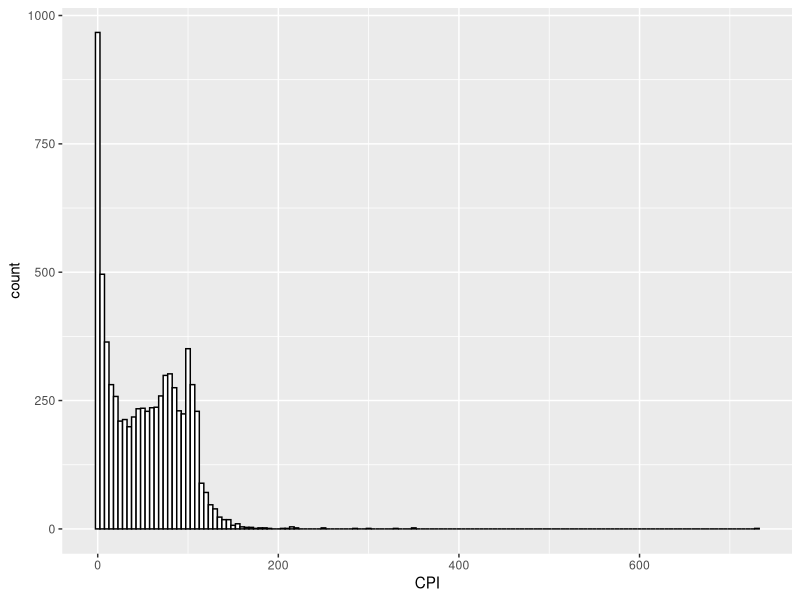
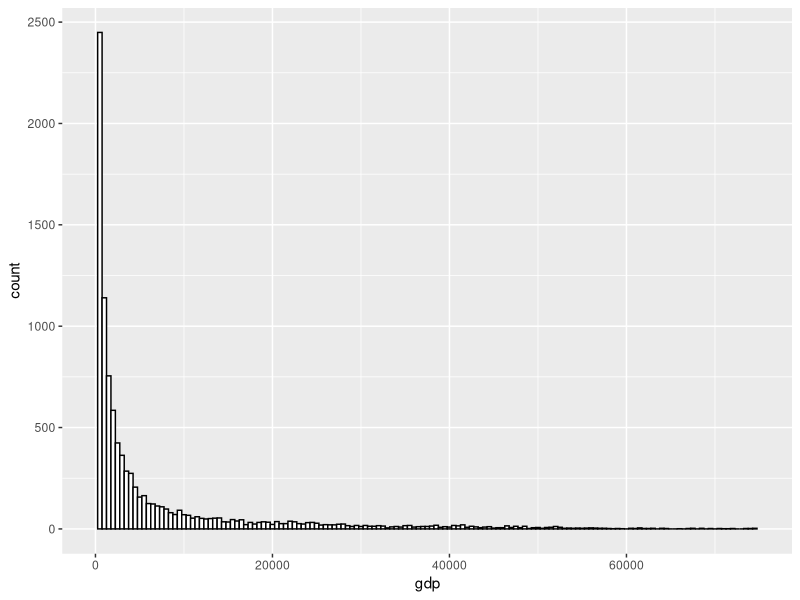
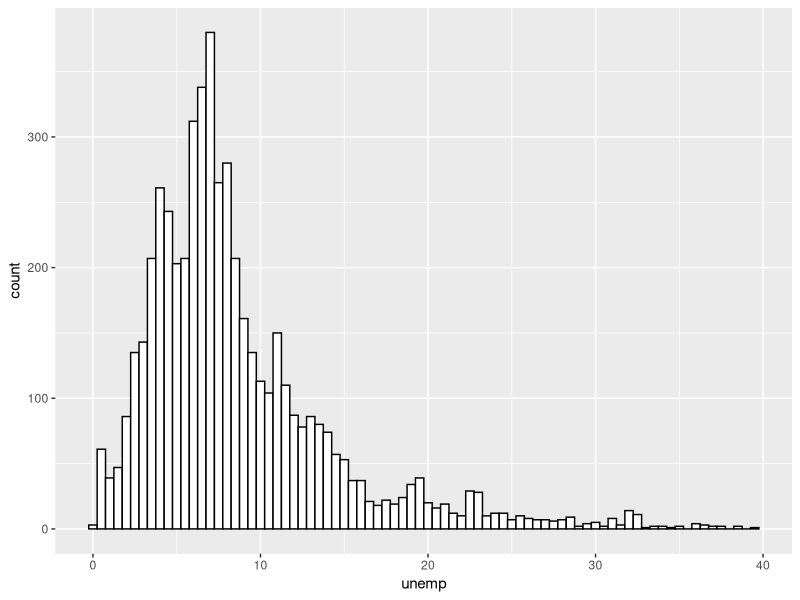
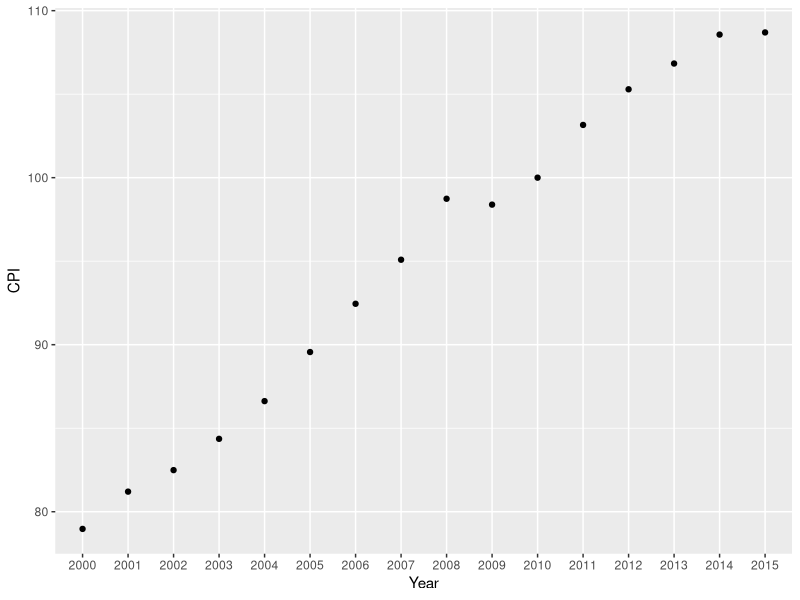
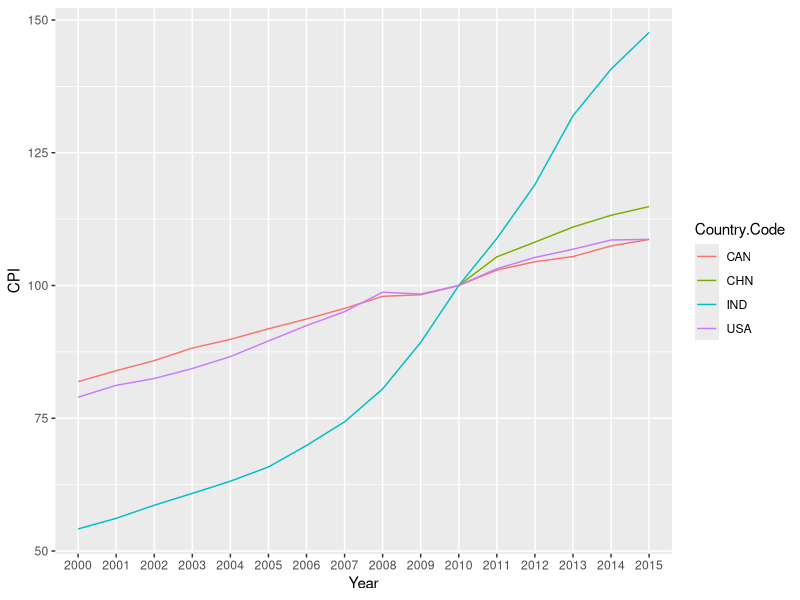
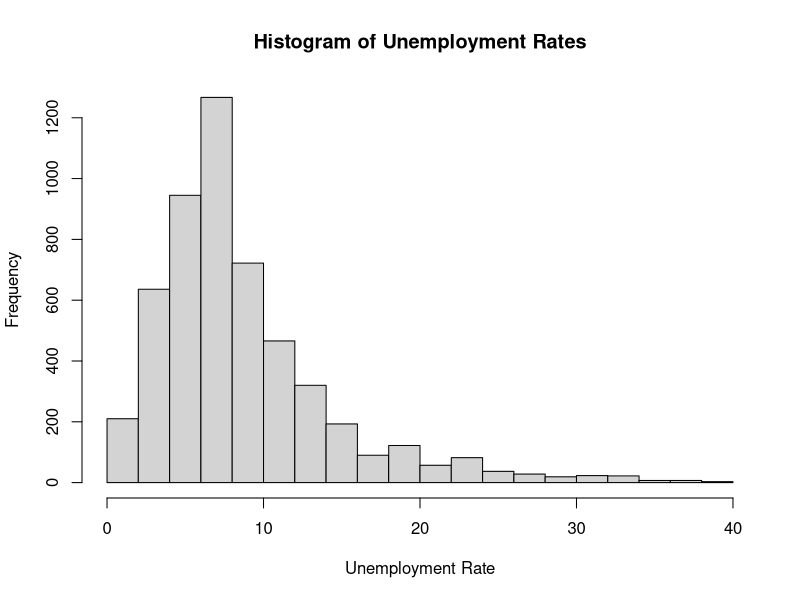
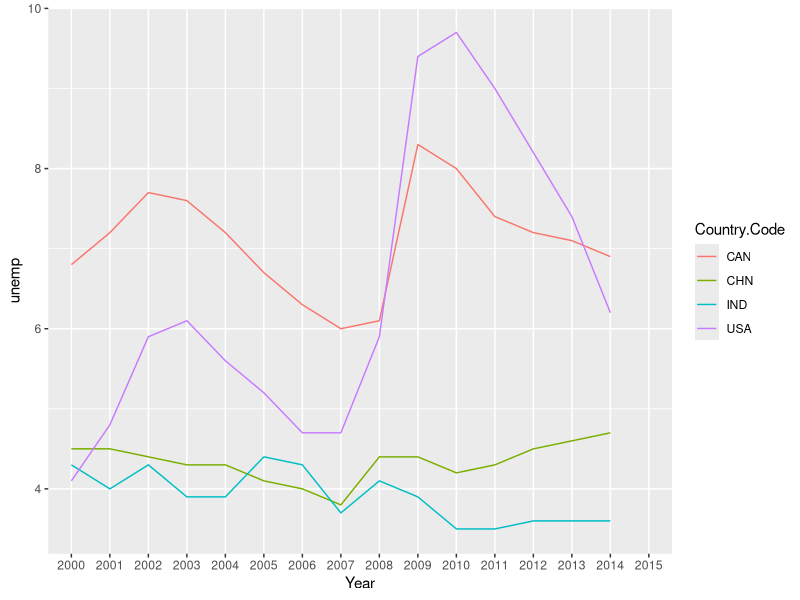

These charts were generated, in order, by the following R code:
## ---- chunk 1
knitr::opts_chunk$set(echo = TRUE)
library(ggplot2)
library(tidyr)
library(dplyr)
## ---- chunk 2
cpi = read.csv("CPI_World_Bank.csv",check.names = FALSE)
#Get country and indicator column names and remove spaces using make.names
country_indicator_names <- make.names(names(cpi[c(1:4)])) 
#country_indicator_names

#Get year column names
year_column_names <- names(cpi[c(5:ncol(cpi))])
#year_column_names

#Reassign the modified column names to actual column names
names(cpi) <- c(country_indicator_names,year_column_names)
names(cpi)

#Gather all year column names into a new column called Year and assign its values to a column called CPI
clean_cpi <- gather(cpi,Year,CPI,-Country.Name,-Country.Code,-Indicator.Name,-Indicator.Code)
cpi_data <- clean_cpi[,!colnames(clean_cpi) %in% c("Indicator.Name","Indicator.Code")]
head(clean_cpi)


cpi = read.csv("CPI_World_Bank.csv",check.names = FALSE)
#Get country and indicator column names and remove spaces using make.names
country_indicator_names <- make.names(names(cpi[c(1:4)]))
#country_indicator_names

#Get year column names
year_column_names <- names(cpi[c(5:ncol(cpi))])
#year_column_names

#Reassign the modified column names to actual column names
names(cpi) <- c(country_indicator_names,year_column_names)
names(cpi)

#Gather all year column names into a new column called Year and assign its values to a column called CPI
clean_cpi <- gather(cpi,Year,CPI,-Country.Name,-Country.Code,-Indicator.Name,-Indicator.Code)
cpi_data <- clean_cpi[,!colnames(clean_cpi) %in% c("Indicator.Name","Indicator.Code")]
head(cpi_data)

unemp = read.csv("Unemployment_ILO.csv",check.names = FALSE)
country_indicator_names <- make.names(names(unemp[c(1:4)])) 
#country_indicator_names

#Get year column names
year_column_names <- names(unemp[c(5:ncol(unemp))])
#year_column_names

#Reassign the modified column names to actual column names
names(unemp) <- c(country_indicator_names,year_column_names)
names(unemp)

#Gather all year column names into a new column called Year and assign its values to a column called unemp
clean_unemp <- gather(unemp,Year,unemp,-Country.Name,-Country.Code,-Indicator.Name,-Indicator.Code)
unemp_data <- clean_unemp[,!colnames(clean_unemp) %in% c("Indicator.Name","Indicator.Code")]
head(clean_unemp)

#Get country and indicator column names and remove spaces using make.names
country_indicator_names <- make.names(names(unemp[c(1:4)]))
#country_indicator_names

#Get year column names
year_column_names <- names(unemp[c(5:ncol(unemp))])
#year_column_names

#Reassign the modified column names to actual column names
names(unemp) <- c(country_indicator_names,year_column_names)
names(unemp)

#Gather all year column names into a new column called Year and assign its values to a column called unemp
clean_unemp <- gather(unemp,Year,unemp,-Country.Name,-Country.Code,-Indicator.Name,-Indicator.Code)
unemp_data <- clean_unemp[,!colnames(clean_unemp) %in% c("Indicator.Name","Indicator.Code")]
head(unemp_data)


gdp = read.csv("gdp_data_wb.csv",check.names = FALSE)
country_indicator_names <- make.names(names(gdp[c(1:4)])) 
#country_indicator_names

#Get year column names
year_column_names <- names(gdp[c(5:ncol(gdp))])
#year_column_names

#Reassign the modified column names to actual column names
names(gdp) <- c(country_indicator_names,year_column_names)
names(gdp)

#Gather all year column names into a new column called Year and assign its values to a column called gdp
clean_gdp <- gather(gdp,Year,gdp,-Country.Name,-Country.Code,-Indicator.Name,-Indicator.Code)
gdp_data <- clean_gdp[,!colnames(clean_gdp) %in% c("Indicator.Name","Indicator.Code")]
head(clean_gdp)

#Get country and indicator column names and remove spaces using make.names
country_indicator_names <- make.names(names(gdp[c(1:4)]))
#country_indicator_names

#Get year column names
year_column_names <- names(gdp[c(5:ncol(gdp))])
#year_column_names

#Reassign the modified column names to actual column names
names(gdp) <- c(country_indicator_names,year_column_names)
names(gdp)

#Gather all year column names into a new column called Year and assign its values to a column called gdp
clean_gdp <- gather(gdp,Year,gdp,-Country.Name,-Country.Code,-Indicator.Name,-Indicator.Code)
gdp_data <- clean_gdp[,!colnames(clean_gdp) %in% c("Indicator.Name","Indicator.Code")]
head(gdp_data)


# Join all data
gdp_cpi = merge(gdp_data, cpi_data, by=c("Country.Code","Year"), all = T) # NA's match

labor_data = merge(gdp_cpi, unemp_data, by=c("Country.Code","Year"), all = T) # NA's match

drops = c("Country.Name.y","Country.Name.x")
labor_data = labor_data[ , !(names(labor_data) %in% drops)]

names(labor_data)

labor_data = labor_data[c("Country.Name", "Country.Code", "Year", "gdp", "unemp", "CPI")]

# Clean up data
labor_data = labor_data[!(is.na(labor_data$unemp) & is.na(labor_data$CPI) & is.na(labor_data$gdp)),]

# Clean up the working space
rm(list = ls()[grep("labor", ls(), invert = T)])

attach(labor_data)
## ---- chunk 3
nrow(labor_data[!is.na(CPI),])
nrow(labor_data[!is.na(gdp),])
nrow(labor_data[!is.na(unemp),])
## ---- chunk 4
# TODO
## ---- chunk 5
summary(labor_data$CPI,na.rm = TRUE)
sd(labor_data$CPI, na.rm = TRUE)

summary(labor_data$gdp,na.rm = TRUE)
sd(labor_data$gdp, na.rm = TRUE)

summary(labor_data$unemp,na.rm = TRUE)
sd(labor_data$unemp, na.rm = TRUE)
## ---- chunk 6
ggplot(labor_data, aes(x = CPI)) +
  geom_histogram(fill = "white",
                 color = "black",
                 binwidth = 5)

ggplot(labor_data, aes(x = gdp)) +
  geom_histogram(fill = "white",
                 color = "black",
                 binwidth = 500) +
  xlim(0, 75000)

ggplot(labor_data, aes(x = unemp)) +
  geom_histogram(fill = "white",
                 color = "black",
                 binwidth = 0.5)
## ---- chunk 7

cpi_data_1 <- labor_data %>%
  select(Country.Name,Country.Code,Year,CPI) %>%
  filter(Year >= 2000 & Year<= 2015 & Country.Code == "USA") %>%
  group_by(Year)

ggplot(cpi_data_1,aes(x = Year, y = CPI))+geom_point(na.rm = TRUE) 
## ---- chunk 8
cpi_data_2 <- labor_data %>%
  select(Country.Name,Country.Code,Year,CPI) %>%
  filter(Year >= 2000 & Year<= 2015 & (Country.Code =='IND' | Country.Code == 'CAN'| Country.Code == 'CHN' | Country.Code == 'USA')) %>%
  group_by(Year)

ggplot(cpi_data_2,aes(x = Year, y = CPI, col = Country.Code, group = Country.Code)) +geom_line(na.rm = T)
## ---- chunk 9
unemployment <- read.csv("Unemployment_ILO.csv", check.names = FALSE)
dim(unemployment)
## ---- chunk 10
head(unemployment)
## ---- chunk 11
library(tidyr)
#Get country and indicator column names and remove spaces using make.names
country_indicator_names_1 <- make.names(names(unemployment[c(1:4)])) 
#country_indicator_names

#Get year column names
year_column_names_1 <- names(unemployment[c(5:ncol(unemployment))])
#year_column_names

#Reassign the modified column names to actual column names
names(unemployment) <- c(country_indicator_names_1,year_column_names_1)
names(unemployment)
## ---- chunk 12
clean_unemployment <- gather(unemployment, Year, Unemployment.Rate, -Country.Name, -Country.Code, -Indicator.Name, -Indicator.Code)
head(clean_unemployment)
## ---- chunk 13
unique(clean_unemployment$Indicator.Code)
unique(clean_unemployment$Indicator.Code)
## ---- chunk 14
unemployment_data <- clean_unemployment[,!colnames(clean_unemployment) %in% c("Indicator.Name","Indicator.Code")]
head(unemployment_data)
## ---- chunk 15
summary(unemployment_data$Unemployment.Rate,na.rm = TRUE)
sd(unemployment_data$Unemployment.Rate, na.rm = TRUE)
## ---- chunk 16
hist(unemployment_data$Unemployment.Rate, xlab = "Unemployment Rate", main = "Histogram of Unemployment Rates")
## ---- chunk 17
unemployment_data_1 <- labor_data %>%
  select(Country.Name,Country.Code,Year,unemp) %>%
  filter(Year >= 2000 & Year<= 2015 & (Country.Code =='IND' | Country.Code == 'CAN' | Country.Code == 'USA'|Country.Code == 'CHN')) %>%
  group_by(Year)
ggplot(unemployment_data_1, aes(x = Year, y = unemp,col = Country.Code, group = Country.Code))+geom_line()
